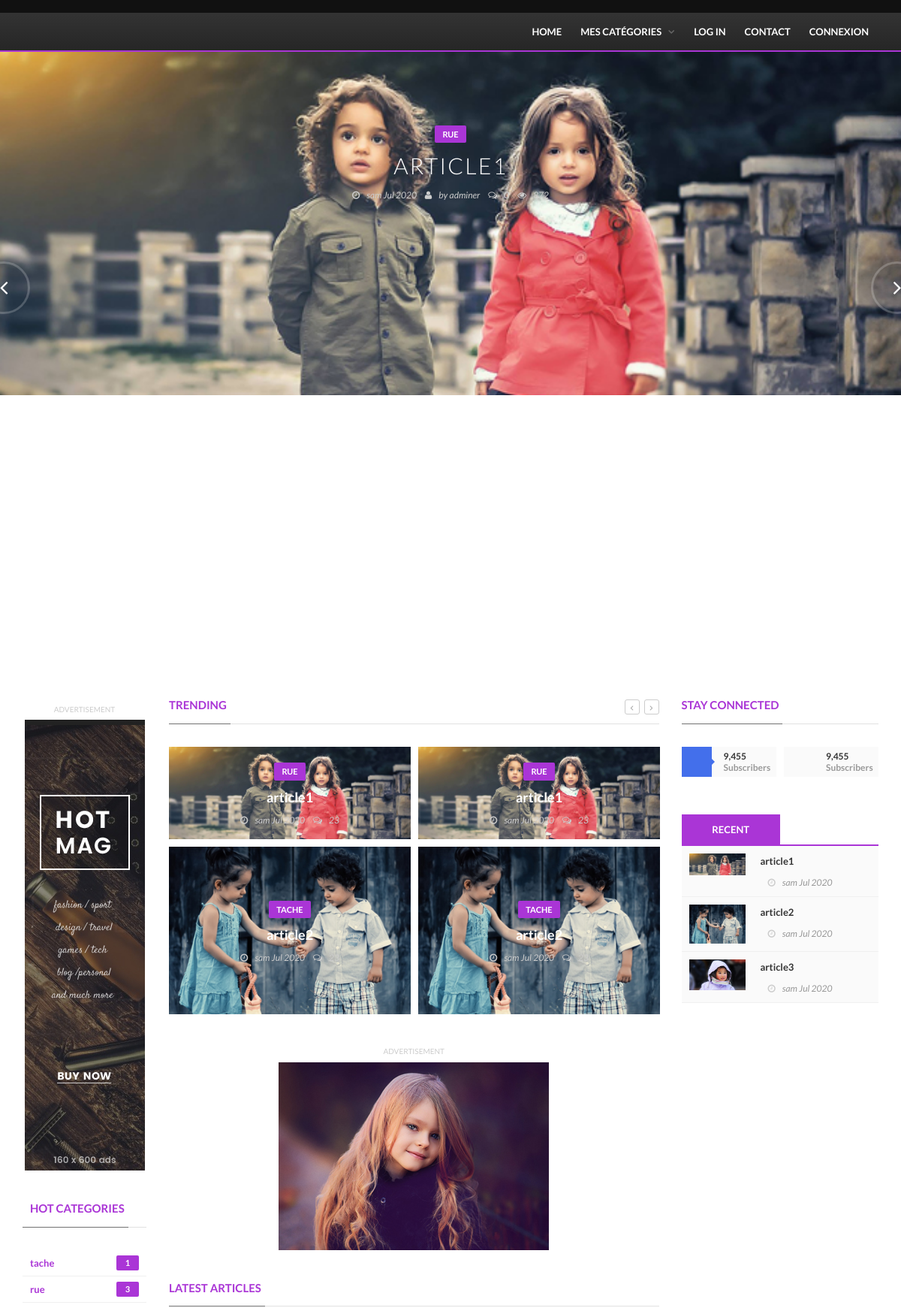
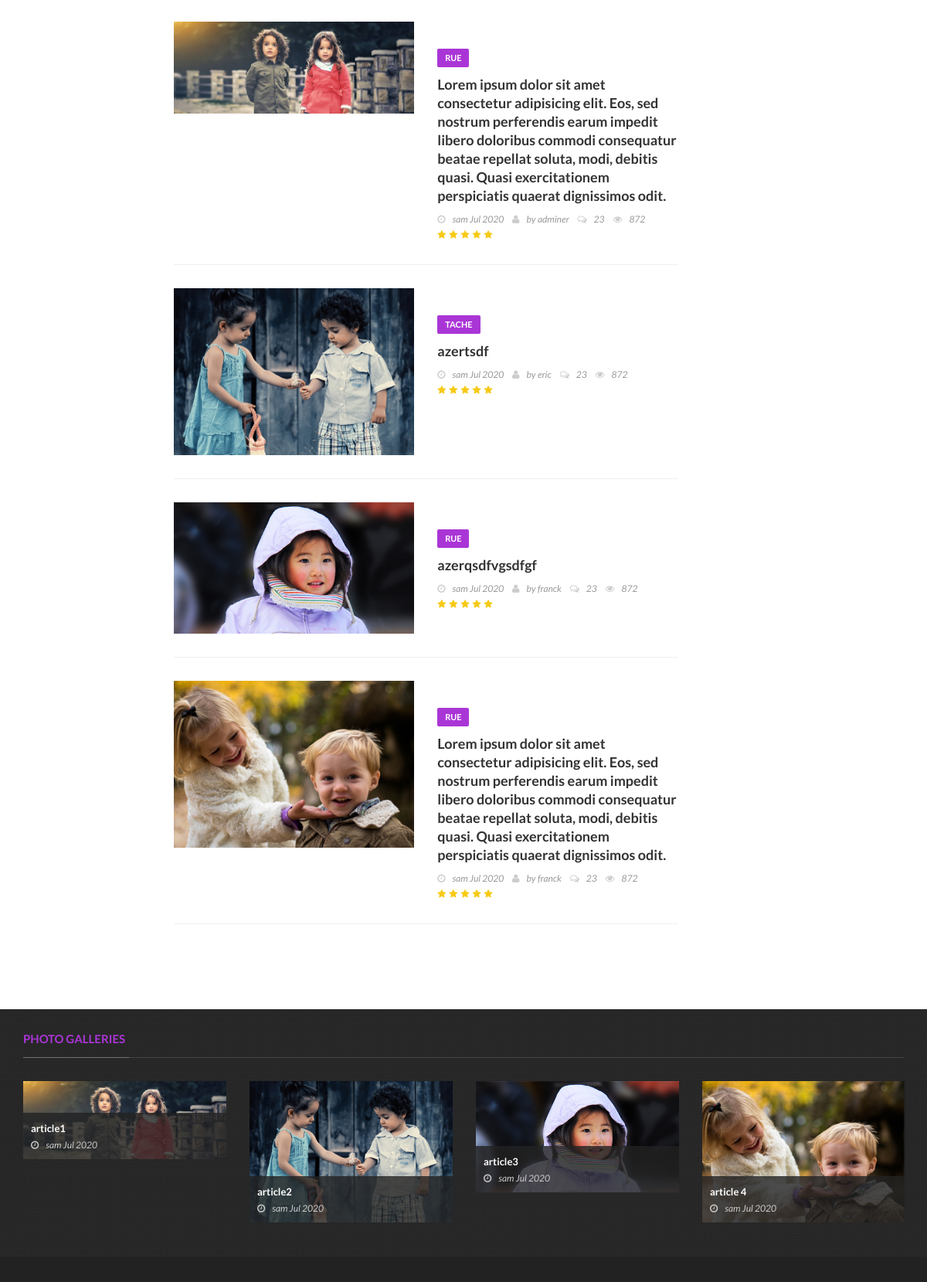
The page / (upper part) on the database its author committed (2 pictures, top to bottom).
### blog/models.py (models this page shows, shortened)
class Article(models.Model):
    titre = models.CharField(max_length=255)
    description = models.TextField()
    contenu = HTMLField()
    image = models.ImageField(upload_to="images/Article")
    tag = models.ManyToManyField(Tag, related_name='tag_Article')
    auteur = models.ForeignKey(User, on_delete=models.CASCADE, related_name='user_article')
    categorie = models.ForeignKey(CategorieArticle, on_delete=models.CASCADE, related_name='categorie_Article')
    date_add = models.DateTimeField(auto_now_add=True)
    date_update = models.DateTimeField(auto_now=True)
    status = models.BooleanField(default=True)
    class Meta():
        verbose_name = 'Article'
        verbose_name_plural = 'Articles'

class CategorieArticle(models.Model):
    nom = models.CharField(max_length=255)
    description = models.TextField()
    image = models.ImageField(upload_to="images/CategorieArticle")
    date_add = models.DateTimeField(auto_now_add=True)
    date_update = models.DateTimeField(auto_now=True)
    status = models.BooleanField(default=True)
    class Meta():
        verbose_name = 'Categorie Article'
        verbose_name_plural = 'Categories Article'
    def __str__(self):
        return self.nom

### website/models.py (models this page shows, shortened)
class Presentation(models.Model):
    nom = models.CharField(max_length=255)
    description = models.TextField()
    image = models.ImageField(upload_to="images/Presentation")
    slogan = models.TextField(null=True)
    date_add = models.DateTimeField(auto_now_add=True)
    date_update = models.DateTimeField(auto_now=True)
    status = models.BooleanField(default=True)
    class Meta():
        verbose_name = 'Presentation'
        verbose_name_plural = 'Presentations'

class SocialAccount(models.Model):
    ICONS = [
        ("facebook", "fa-facebook"),
        ("instagram", "fa-instagram"),
        ("google-plus", "fa-google-plus"),
        ("linkedin", "fa-linkedin-in")
    ]
    nom = models.CharField(max_length=255)
    lien = models.URLField()
    icon = models.CharField(choices=ICONS, max_length=20)
    date_add = models.DateTimeField(auto_now_add=True)
    date_update = models.DateTimeField(auto_now=True)
    status = models.BooleanField(default=True)
    class Meta():
        verbose_name = 'Social account'
        verbose_name_plural = 'Socials account'

### website/views.py (the view)
# urls.py: 2. Add a URL to urlpatterns:  path('', views.home, name='home')
def home(request):
    tag = Tag.objects.filter(status=True)
    sociaux = SocialAccount.objects.filter(status=True)
    presentation = Presentation.objects.filter(status=True)[:1].get()
    gallerie = Gallerie.objects.filter(status=True)[:4]
    articles = Article.objects.filter(status=True)[:2]
    article_order = Article.objects.order_by('date_add')[:4]
    categorie = CategorieArticle.objects.filter(status=True)[:2]
    recent = Article.objects.order_by('date_add')[:3]
    datas = {
        'tag':tag,
        'sociaux':sociaux,
        'presentation':presentation,
        'gallerie':gallerie,
        'articles':articles,
        'order':article_order,
        'categorie':categorie,
        'recent': recent
    }
    return render(request, 'pages/index.html', datas)

### templates/pages/index.html (shortened to what this page needs)
{% extends 'base/base.html' %}
{% load static %}
{% block content %}
		<section class="main-news-slider">
			<ul class="main-slider">
				{% for slide in recent %}
				<li>
					<div class="news-post image-post2">
						<div class="post-gallery">
							<img src="{{ slide.image.url }}" alt="">
							<div class="hover-box">
								<div class="inner-hover">
									<a class="category-post" href="#">{{ slide.categorie }}</a>
									<h2><a href="{% url 'single' slide.id %}">{{ slide.titre }}</a></h2>
									<ul class="post-tags">
										<li><i class="fa fa-clock-o"></i>{{ slide.date_add|date:'D M Y' }}</li>
										<li><i class="fa fa-user"></i>by <a href="{% url 'single' slide.id %}">{{ slide.auteur }}</a></li>
										<li><a href="#"><i class="fa fa-comments-o"></i><span>0</span></a></li>
										<li><i class="fa fa-eye"></i>872</li>
									</ul>
								</div>
							</div>
						</div>
					</div>
				</li>
				{% endfor %}
			</ul>
		</section>
		<section class="block-wrapper">
			<div class="container">
				<div class="row">
					<div class="col-md-2 col-sm-0">
						<div class="sidebar small-sidebar">
							<div class="advertisement">
								<div class="desktop-advert">
									<span>Advertisement</span>
									<img src="{% static 'upload/addsense/160x600.jpg' %}" alt="">
								</div>
							</div>
							<div class="widget categories-widget">
								<div class="title-section">
									<h1><span>Hot Categories</span></h1>
								</div>
								<ul class="category-list">
									{% for list in categorie  %}
									<li>
										<a href="#">{{ list.nom }} <span>{{ list.categorie_Article.all|length }}</span></a>
									</li>
									{% endfor %}
								</ul>
							</div>
						</div>
					</div>
					<div class="col-md-7 col-sm-8">
						<div class="block-content">
							<div class="carousel-box owl-wrapper">
								<div class="title-section">
									<h1><span>Trending</span></h1>
								</div>
								<div class="owl-carousel" data-num="2">
									<div class="item">
										{% for article in articles  %}
											<div class="news-post image-post2">
												<div class="post-gallery">
													<img src="{{ article.image.url }}" alt="">
													<div class="hover-box">
														<div class="inner-hover">
															<a class="category-post" href="{% url 'single' article.id %}">{{ article.categorie }}</a>
															<h2><a href="{% url 'single' article.id %}">{{ article.titre }}</a></h2>
															<ul class="post-tags">
																<li><i class="fa fa-clock-o"></i>{{ article.date_add|date:"D M Y" }}</li>
																<li><a href="#"><i class="fa fa-comments-o"></i><span>23</span></a></li>
															</ul>
														</div>
													</div>
												</div>
											</div>
										{% endfor %}
									</div>
									<div class="item">
										{% for article in articles  %}
											<div class="news-post image-post2">
												<div class="post-gallery">
													<img src="{{ article.image.url }}" alt="">
													<div class="hover-box">
														<div class="inner-hover">
															<a class="category-post" href="#">{{ article.categorie }}</a>
															<h2><a href="#">{{ article.titre }}</a></h2>
															<ul class="post-tags">
																<li><i class="fa fa-clock-o"></i>{{ article.date_add|date:"D M Y" }}</li>
																<li><a href="#"><i class="fa fa-comments-o"></i><span>23</span></a></li>
															</ul>
														</div>
													</div>
												</div>
											</div>
										{% endfor %}
									</div>
								</div>
							</div>
							<div class="advertisement">
								<div class="desktop-advert">
									<span>Advertisement</span>
									<img src="{{ presentation.image.url }}" alt="">
								</div>
							</div>
							<div class="article-box">
								<div class="title-section">
									<h1><span>Latest Articles</span></h1>
								</div>
								{% for article in order  %}
								<div class="news-post article-post">
									<div class="row">
										<div class="col-sm-6">
											<div class="post-gallery">
												<img alt="" src="{{ article.image.url }}">
											</div>
										</div>
										<div class="col-sm-6">
											<div class="post-content">
												<a class="category-post" href="{% url 'single' article.id %}">{{ article.categorie }}</a>
												<h2><a href="{% url 'single' article.id %}">{{ article.description }}</a></h2>
												<ul class="post-tags">
													<li><i class="fa fa-clock-o"></i>{{ article.date_update|date:'D M Y' }}</li>
													<li><i class="fa fa-user"></i>by <a href="#">{{ article.auteur }}</a></li>
													<li><a href="#"><i class="fa fa-comments-o"></i><span>23</span></a></li>
													<li><i class="fa fa-eye"></i>872</li>
												</ul>
												<span class="post-rating">
													<i class="fa fa-star"></i>
													<i class="fa fa-star"></i>
													<i class="fa fa-star"></i>
													<i class="fa fa-star"></i>
													<i class="fa fa-star"></i>
												</span>
											</div>
										</div>
									</div>
								</div>
								{% endfor %}
							</div>
						</div>
					</div>
					<div class="col-md-3 col-sm-4">
						<div class="sidebar large-sidebar">
							<div class="widget social-widget">
								{% include 'include/social.html' %}
							</div>
							{% include "include/recent.html" %}
					</div>
				</div>
			</div>
		</section>
		{% include 'include/gallerie.html' %}
	{% endblock content %}

### templates/include/social.html
<div class="widget social-widget">
    <div class="title-section">
        <h1><span>Stay Connected</span></h1>
    </div>
    <ul class="social-share">
        {% for social in  sociaux %}
        <li>
            <a href="{{ social.lien }}" class="{{ social.nom }}"><i class="{{ social.icon.url }}"></i></a>
            <span class="number">9,455</span>
            <span>Subscribers</span>
        </li>
        {% endfor %}
    </ul>
</div>

### templates/include/recent.html
<div class="widget tab-posts-widget">
    <ul class="nav nav-tabs" id="myTab">
        <li class="active">
            <a href="#option1" data-toggle="tab">Recent</a>
        </li>
    </ul>
    <div class="tab-content">
        <div class="tab-pane active" id="option1">
            <ul class="list-posts">
                {% for blog in recent %}
                    <li>
                        <img src="{{ blog.image.url }}" alt="">
                        <div class="post-content">
                            <h2><a href="{% url 'single' blog.id %}">{{ blog.titre }} </a></h2>
                            <ul class="post-tags">
                                <li><i class="fa fa-clock-o"></i>{{ blog.date_add|date:'D M Y' }}</li>
                            </ul>
                        </div>
                    </li>
                {% endfor %}
            </ul>
        </div>
    </div>
</div>

### templates/include/gallerie.html
<section class="feature-video">
    <div class="container">
        <div class="title-section white">
            <h1><span>Photo Galleries</span></h1>
        </div>
        <div class="features-video-box owl-wrapper">
            <div class="owl-carousel" data-num="4">
                {% for gallerie in order %}
                <div class="item news-post image-post3">
                    <img alt="" src="{{ gallerie.image.url }}">
                    <div class="hover-box">
                        <h2><a href="{% url 'single' gallerie.id %}"> {{ gallerie.titre }} </a></h2>
                        <ul class="post-tags">
                            <li><i class="fa fa-clock-o"></i>{{ gallerie.date_add|date:'D M Y' }}</li>
                        </ul>
                    </div>
                </div>
            {% endfor %}
            </div>
        </div>
    </div>
</section>

### rows shown on the page
Article: image (picture), categorie "RUE", titre "ARTICLE1", date_add "sam Jul 2020", auteur "adminer", titre "article1", description "Lorem ipsum dolor sit amet consectetur adipisicing elit. Eos, sed nostrum perferendis earum impedit libero doloribus commodi consequatur beatae repellat soluta, modi, debitis quasi. Quasi exercitationem perspiciatis quaerat dignissimos odit.", date_update "sam Jul 2020"
CategorieArticle: nom "tache", categorie_Article.all|length "1"
CategorieArticle: nom "rue", categorie_Article.all|length "3"
Article: image (picture), categorie "TACHE", titre "article2", date_add "sam Jul 2020", description "azertsdf", date_update "sam Jul 2020", auteur "eric"
Presentation: image (picture)
Article: image (picture), categorie "RUE", description "azerqsdfvgsdfgf", date_update "sam Jul 2020", auteur "franck", titre "article3", date_add "sam Jul 2020"
Article: image (picture), categorie "RUE", description "Lorem ipsum dolor sit amet consectetur adipisicing elit. Eos, sed nostrum perferendis earum impedit libero doloribus commodi consequatur beatae repellat soluta, modi, debitis quasi. Quasi exercitationem perspiciatis quaerat dignissimos odit.", date_update "sam Jul 2020", auteur "franck", titre "article 4", date_add "sam Jul 2020"
